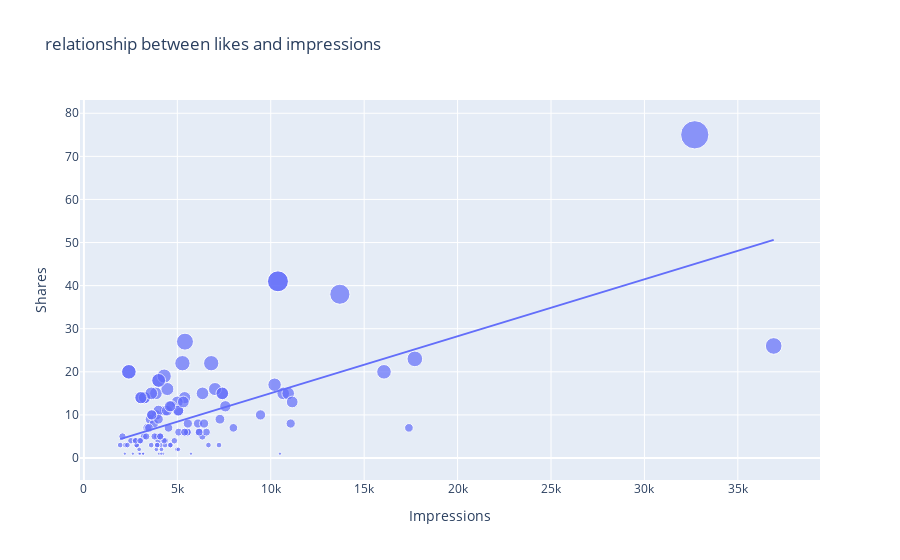

Notebook code for this chart:
### Code cell
figure=px.scatter(data_frame=df,x='Impressions',y='Shares',size='Shares',trendline='ols',title='relationship between likes and impressions')
figure.show()
